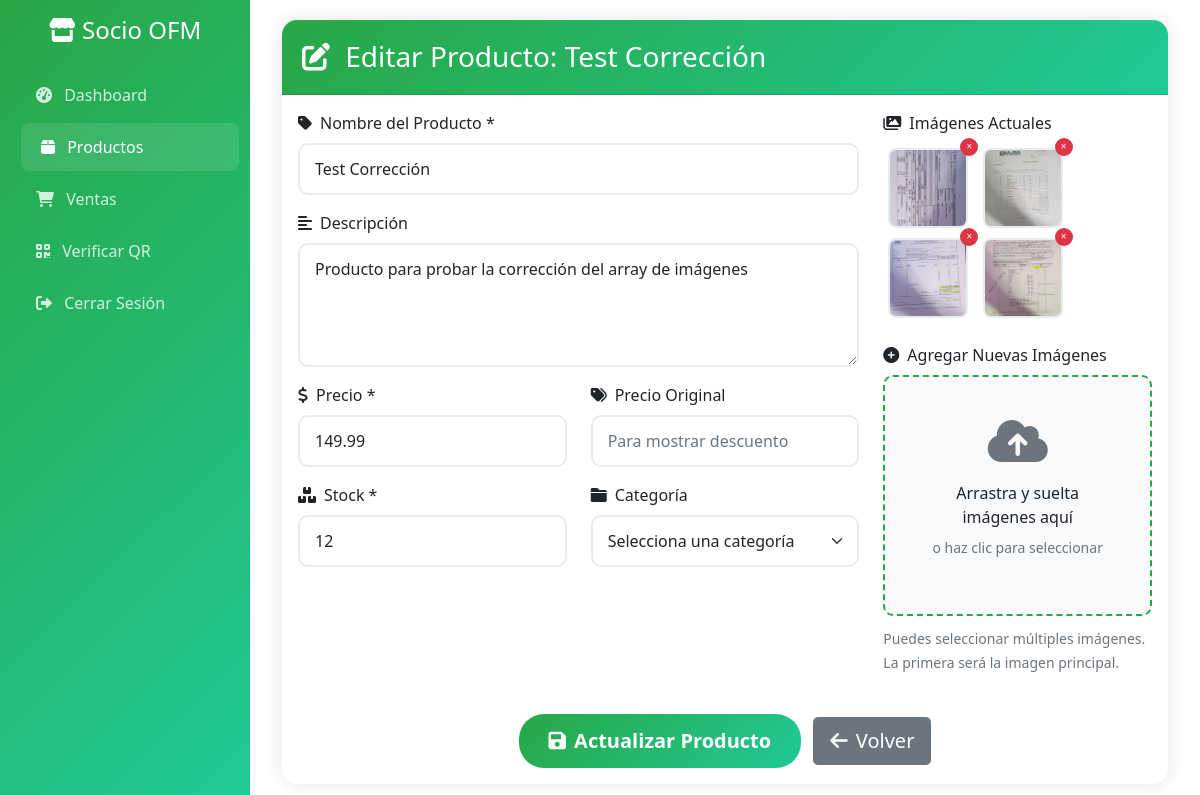
Page /socio/productos/editar.php?id=43 (signed in) on the committed database.
### tables this page shows
CREATE TABLE `productos` (
  `id` int(11) NOT NULL,
  `comercio_id` int(11) DEFAULT NULL,
  `nombre` varchar(255) NOT NULL,
  `descripcion` text DEFAULT NULL,
  `precio` decimal(10,2) NOT NULL DEFAULT 0.00,
  `precio_anterior` decimal(10,2) DEFAULT NULL,
  `stock` int(11) NOT NULL DEFAULT 0,
  `categoria` varchar(100) DEFAULT NULL,
  `marca` varchar(100) DEFAULT NULL,
  `codigo_producto` varchar(100) DEFAULT NULL,
  `peso` decimal(8,2) DEFAULT NULL,
  `dimensiones` varchar(100) DEFAULT NULL,
  `status` enum('activo','inactivo','agotado','en_oferta') NOT NULL DEFAULT 'activo',
  `destacado` tinyint(1) NOT NULL DEFAULT 0,
  `creado_en` timestamp NOT NULL DEFAULT current_timestamp(),
  `actualizado_en` timestamp NOT NULL DEFAULT current_timestamp() ON UPDATE current_timestamp(),
  `precio_oferta` decimal(11,0) NOT NULL,
  `socio_id` int(11) DEFAULT NULL
);

CREATE TABLE `producto_imagenes` (
  `id` int(11) NOT NULL,
  `producto_id` int(11) NOT NULL,
  `nombre_archivo` varchar(255) NOT NULL,
  `ruta` varchar(500) NOT NULL,
  `tipo` varchar(50) NOT NULL DEFAULT 'imagen',
  `orden` int(11) NOT NULL DEFAULT 0,
  `principal` tinyint(1) NOT NULL DEFAULT 0,
  `creado_en` timestamp NOT NULL DEFAULT current_timestamp()
);

### models/Producto.php (called while the page is built, shortened)
<?php
class Producto {
    private $pdo;
    public function __construct($pdo) {
        $this->pdo = $pdo;
    }
    public function obtenerPorId($id) {
        try {
            $stmt = $this->pdo->prepare("
                SELECT p.*, c.nombre_comercio, c.direccion as direccion_comercio
                FROM productos p
                LEFT JOIN comercios c ON p.comercio_id = c.id
                WHERE p.id = ?
            ");
            $stmt->execute([$id]);
            return $stmt->fetch();
        } catch (PDOException $e) {
            return false;
        }
    }
    public function obtenerImagenes($productoId) {
        try {
            $stmt = $this->pdo->prepare("
                SELECT * FROM producto_imagenes
                WHERE producto_id = ?
                ORDER BY principal DESC, orden ASC
            ");
            $stmt->execute([$productoId]);
            $imagenes = $stmt->fetchAll(PDO::FETCH_ASSOC);
            return $imagenes;
        } catch (PDOException $e) {
            error_log("Error al obtener imágenes del producto: " . $e->getMessage());
            return [];
        }
    }
}

### socio/productos/editar.php (the view, shortened to what this page needs)
<?php
require_once __DIR__ . '/../../controllers/loginController.php';
$producto_id = $_GET['id'] ?? null;
require_once __DIR__ . '/../../models/Producto.php';
$productoModel = new Producto($pdo);
$producto = $productoModel->obtenerPorId($producto_id);
$imagenesProducto = $productoModel->obtenerImagenes($producto_id);
?>
<!DOCTYPE html>
<html lang="es">
<head>
    <link rel="stylesheet" href="https://cdnjs.cloudflare.com/ajax/libs/font-awesome/6.0.0/css/all.min.css">
    <link href="https://cdn.jsdelivr.net/npm/bootstrap@5.1.3/dist/css/bootstrap.min.css" rel="stylesheet">
</head>
<body>
<div class="d-flex">
    <div class="sidebar">
        <div class="p-3">
            <h4 class="text-white text-center mb-4">
                <i class="fas fa-store"></i> Socio OFM
            </h4>
            <nav class="nav flex-column">
                <a class="nav-link" href="../dashboard.php">
                    <i class="fas fa-tachometer-alt me-2"></i> Dashboard
                </a>
                <a class="nav-link active" href="index.php">
                    <i class="fas fa-box me-2"></i> Productos
                </a>
                <a class="nav-link" href="../ventas/index.php">
                    <i class="fas fa-shopping-cart me-2"></i> Ventas
                </a>
                <a class="nav-link" href="../verificar-qr/index.php">
                    <i class="fas fa-qrcode me-2"></i> Verificar QR
                </a>
                <a class="nav-link" href="?logout=1">
                    <i class="fas fa-sign-out-alt me-2"></i> Cerrar Sesión
                </a>
            </nav>
        </div>
    </div>
    <div class="main-content">
        <div class="container-fluid">
            <div class="row">
                <div class="col-12">
                    <div class="card">
                        <div class="card-header">
                            <h3 class="mb-0">
                                <i class="fas fa-edit me-2"></i>
                                Editar Producto: <?= htmlspecialchars($producto['nombre']) ?>
                            </h3>
                        </div>
                        <div class="card-body">
                            <form method="POST" enctype="multipart/form-data" id="productoForm">
                                <div class="row">
                                    <div class="col-md-8">
                                        <div class="mb-3">
                                            <label for="nombre" class="form-label">
                                                <i class="fas fa-tag me-2"></i>Nombre del Producto *
                                            </label>
                                            <input type="text" class="form-control" id="nombre" name="nombre"
                                                   value="<?= htmlspecialchars($producto['nombre']) ?>" required>
                                        </div>
                                        <div class="mb-3">
                                            <label for="descripcion" class="form-label">
                                                <i class="fas fa-align-left me-2"></i>Descripción
                                            </label>
                                            <textarea class="form-control" id="descripcion" name="descripcion" rows="4"
                                                      placeholder="Describe tu producto..."><?= htmlspecialchars($producto['descripcion'] ?? '') ?></textarea>
                                        </div>
                                        <div class="row">
                                            <div class="col-md-6">
                                                <div class="mb-3">
                                                    <label for="precio" class="form-label">
                                                        <i class="fas fa-dollar-sign me-2"></i>Precio *
                                                    </label>
                                                    <input type="number" class="form-control" id="precio" name="precio"
                                                           value="<?= htmlspecialchars($producto['precio']) ?>"
                                                           step="0.01" min="0" required>
                                                </div>
                                            </div>
                                            <div class="col-md-6">
                                                <div class="mb-3">
                                                    <label for="precio_original" class="form-label">
                                                        <i class="fas fa-tags me-2"></i>Precio Original
                                                    </label>
                                                    <input type="number" class="form-control" id="precio_original" name="precio_original"
                                                           value="<?= htmlspecialchars($producto['precio_anterior'] ?? '') ?>"
                                                           step="0.01" min="0" placeholder="Para mostrar descuento">
                                                </div>
                                            </div>
                                        </div>
                                        <div class="row">
                                            <div class="col-md-6">
                                                <div class="mb-3">
                                                    <label for="stock" class="form-label">
                                                        <i class="fas fa-boxes me-2"></i>Stock *
                                                    </label>
                                                    <input type="number" class="form-control" id="stock" name="stock"
                                                           value="<?= htmlspecialchars($producto['stock']) ?>"
                                                           min="0" required>
                                                </div>
                                            </div>
                                            <div class="col-md-6">
                                                <div class="mb-3">
                                                    <label for="categoria" class="form-label">
                                                        <i class="fas fa-folder me-2"></i>Categoría
                                                    </label>
                                                    <select class="form-select" id="categoria" name="categoria">
                                                        <option value="">Selecciona una categoría</option>
                                                    </select>
                                                </div>
                                            </div>
                                        </div>
                                    </div>
                                    <div class="col-md-4">
                                        <?php if (!empty($imagenesProducto)): ?>
                                        <div class="mb-3">
                                            <label class="form-label">
                                                <i class="fas fa-images me-2"></i>Imágenes Actuales
                                            </label>
                                            <div class="existing-images">
                                                <?php foreach ($imagenesProducto as $imagen): ?>
                                                <div class="image-item">
                                                    <img src="<?= htmlspecialchars($imagen['ruta']) ?>"
                                                         alt="<?= htmlspecialchars($imagen['nombre_archivo']) ?>"
                                                         title="<?= htmlspecialchars($imagen['nombre_archivo']) ?>">
                                                    <button type="button" class="remove-existing"
                                                            onclick="removeExistingImage(<?= $imagen['id'] ?>)">×</button>
                                                </div>
                                                <?php endforeach; ?>
                                            </div>
                                        </div>
                                        <?php endif; ?>
                                        <div class="mb-3">
                                            <label class="form-label">
                                                <i class="fas fa-plus-circle me-2"></i>Agregar Nuevas Imágenes
                                            </label>
                                            <div class="drag-drop-area" id="dragDropArea">
                                                <i class="fas fa-cloud-upload-alt fa-3x text-muted mb-3"></i>
                                                <p class="mb-2">Arrastra y suelta imágenes aquí</p>
                                                <p class="text-muted small">o haz clic para seleccionar</p>
                                            </div>
                                            <small class="text-muted">
                                                Puedes seleccionar múltiples imágenes. La primera será la imagen principal.
                                            </small>
                                        </div>
                                    </div>
                                </div>
                                <div class="text-center mt-4">
                                    <button type="submit" class="btn btn-primary btn-lg">
                                        <i class="fas fa-save me-2"></i>Actualizar Producto
                                    </button>
                                    <a href="index.php" class="btn btn-secondary btn-lg ms-2">
                                        <i class="fas fa-arrow-left me-2"></i>Volver
                                    </a>
                                </div>
                            </form>
                        </div>
                    </div>
                </div>
            </div>
        </div>
    </div>
</div>
</body>
</html>

### socio/productos/editar.php (style rules this page uses)
.sidebar { min-height: 100vh; background: linear-gradient(135deg, #28a745 0%, #20c997 100%); position: fixed; width: 250px; z-index: 1000; }
.sidebar .nav-link { color: rgba(255,255,255,0.8); padding: 12px 20px; margin: 2px 0; border-radius: 8px; transition: all 0.3s; text-decoration: none; }
.sidebar .nav-link:hover, .sidebar .nav-link.active { color: white; background: rgba(255,255,255,0.1); transform: translateX(5px); }
.main-content { margin-left: 250px; padding: 20px; }
.card { border: none; border-radius: 15px; box-shadow: 0 0 20px rgba(0,0,0,0.1); }
.card-header { background: linear-gradient(135deg, #28a745 0%, #20c997 100%); color: white; border-radius: 15px 15px 0 0 !important; padding: 20px; }
.btn-primary { background: linear-gradient(135deg, #28a745 0%, #20c997 100%); border: none; border-radius: 25px; padding: 12px 30px; font-weight: 600; }
.form-control, .form-select { border-radius: 10px; border: 2px solid #e9ecef; padding: 12px 15px; transition: all 0.3s; }
.drag-drop-area { border: 2px dashed #28a745; border-radius: 10px; padding: 40px; text-align: center; background: #f8f9fa; transition: all 0.3s; cursor: pointer; }
.existing-images { margin-bottom: 20px; }
.existing-images img { width: 80px; height: 80px; object-fit: cover; border-radius: 8px; margin: 5px; border: 2px solid #e9ecef; }
.existing-images .image-item { position: relative; display: inline-block; }
.existing-images .remove-existing { position: absolute; top: -5px; right: -5px; background: #dc3545; color: white; border: none; border-radius: 50%; width: 18px; height: 18px; font-size: 10px; cursor: pointer; }

### rows in the picture
productos: nombre "Test Corrección", descripcion "Producto para probar la corrección del array de imágenes", precio "149.99", stock "12"
producto_imagenes: ruta+nombre_archivo (picture)
producto_imagenes: ruta+nombre_archivo (picture)
producto_imagenes: ruta+nombre_archivo (picture)
producto_imagenes: ruta+nombre_archivo (picture)
